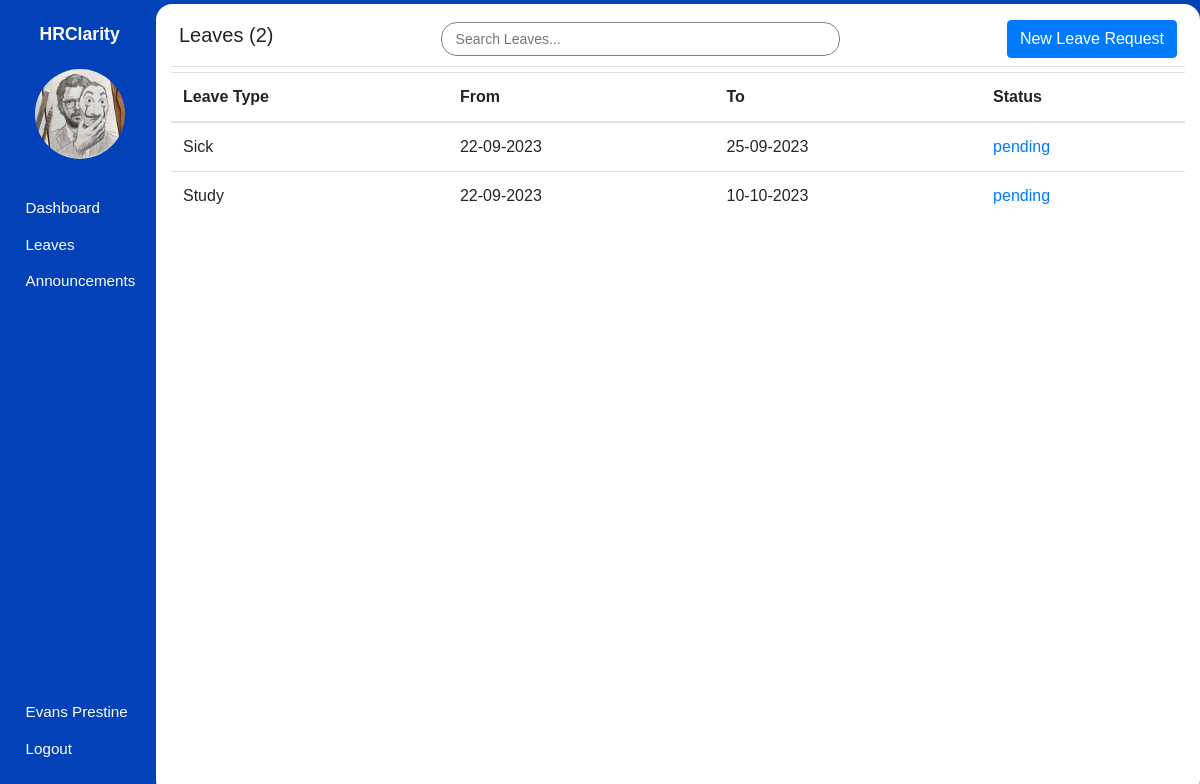
The app's page /employee/leaves (signed in) with its own data.
### hrms/models.py (models this page shows, shortened)
class User(db.Model, UserMixin):
    id = db.Column(db.Integer, primary_key=True)
    first_name = db.Column(db.String(80), nullable=False)
    last_name = db.Column(db.String(120), nullable=False)
    dob = db.Column(db.Date, nullable=False)
    gender = db.Column(db.String(7), nullable=False)
    email_address = db.Column(db.String(120), nullable=False)
    phone_number = db.Column(db.String(20), nullable=False)
    national_id = db.Column(db.Integer, nullable=False)
    user_level = db.Column(db.Integer, nullable=False, default=1)
    user_type = db.Column(db.String(10), nullable=False, default='employee')
    password = db.Column(db.String(60), nullable=False)
    image_file = db.Column(db.String(20), nullable=False, default='default.jpg')
    leaves = db.relationship('Leave')
    occupation_id = db.Column(db.Integer, db.ForeignKey('occupation.id'), nullable=False)

class Leave(db.Model):
    id = db.Column(db.Integer, primary_key=True)
    leave_type = db.Column(db.String(40), nullable=False)
    from_date = db.Column(db.Date)
    to_date = db.Column(db.Date)
    status = db.Column(db.String(12), default='pending')
    created_at = db.Column(db.DateTime, default=datetime.utcnow)
    employee_id = db.Column(db.Integer, db.ForeignKey('user.id'), nullable=False)

### hrms/leaves/routes.py (the view)
@leaves.route('/employee/leaves')
@login_required
def employee_view_leaves():
    if current_user.is_authenticated:
        user = current_user.id
        leaves = Leave.query.filter_by(employee_id=user).order_by(Leave.created_at.desc()).all()
        leaves_count = len(leaves)
        return render_template('employee/leaves.html', page_title='Employee Leaves', leaves=leaves, leaves_count=leaves_count, user=current_user)

### hrms/models.py (called while the page is built)
@login_manager.user_loader
def load_user(user_id):
    user = User.query.filter_by(id=user_id).first()
    return user

### hrms/templates/employee/leaves.html (shortened to what this page needs)
{% extends 'main_layout.html' %} {% block body %}
<section class="app">
  {% include "aside.html" %}
  <main>
    <div class="main_container container-fluid pt-2">
      <div class="header p-2 d-flex justify-content-between align-items-center">
        <h5>Leaves ({{ leaves_count }})</h5>
        <input
          type="text"
          id="myInput"
          onkeyup="searchFunction()"
          placeholder="Search Leaves..."
          class="form-control-sm"
        />
        <a
          href="{{ url_for('leaves.make_leave_request') }}"
          class="btn btn-primary"
          >New Leave Request</a
        >
      </div>
      <div class="leaves_wrapper">
        <table class="table table-hover">
          <thead>
            <tr>
              <th>Leave Type</th>
              <th>From</th>
              <th>To</th>
              <th>Status</th>
            </tr>
          </thead>
          <tbody>
            {% for leave in leaves %}
            <tr class="searchable">
              <td>{{ leave.leave_type }}</td>
              <td>{{ leave.from_date.strftime('%d-%m-%Y') }}</td>
              <td>{{ leave.to_date.strftime('%d-%m-%Y') }}</td>
              <td
                class="{% if leave.status == 'pending' %}text-primary{% elif leave.status == 'approved'%}text-success{%else%}text-danger{% endif %}"
              >
                {{ leave.status }}
              </td>
            </tr>
            {% endfor %}
          </tbody>
        </table>
      </div>
    </div>
  </main>
</section>
{% endblock body %}

### hrms/templates/aside.html (shortened to what this page needs)
<aside>
  <h1 class="mt-3">HRClarity</h1>
  <div class="container text-center mt-4">
    <img src="{{ url_for('static', filename='images/profile_pictures/' ~ current_user.image_file ) }}" alt="Employee" class="rounded-circle" width="90" height="90" />
  </div>
  <div class="links">
    <ul>
      {% if current_user.user_level == 1 %}
        <li>
            <a href="{{ url_for('employee.employee_dashboard') }}">
                <span class="icon icon-home"></span>
                <span>Dashboard</span>
            </a>
        </li>
        <li>
            <a href="{{ url_for('leaves.employee_view_leaves') }}">
                <span class="icon icon-car"></span>
                <span>Leaves</span>
            </a>
        </li>
        <li>
            <a href="{{ url_for('announcements.employee_view_announcements') }}">
                <span class="icon icon-speaker"></span>
                <span>Announcements</span>
            </a>
        </li>
      {% endif %}
    </ul>
    <ul>
      <li>
        <a href="{{ url_for('user.profile_settings', employee_id=current_user.id) }}">
            <span class="icon icon-user"></span>
            <span>{{ user.first_name }} {{ user.last_name }}</span>
        </a>
      </li>
      <li>
        <a href="{{ url_for('user.logout') }}">
            <span class="icon icon-power-off"></span>
            <span>Logout</span>
        </a>
      </li>
    </ul>
  </div>
</aside>

### hrms/static/css/icomoon.css (style rules this page uses)
[class^="icon-"], [class*=" icon-"] { font-family: 'icomoon' !important; speak: none; font-style: normal; font-weight: normal; font-variant: normal; text-transform: none; line-height: 1; -webkit-font-smoothing: antialiased; -moz-osx-font-smoothing: grayscale; }
.icon-user:before { content: "\f007"; }
.icon-power-off:before { content: "\f011"; }
.icon-home:before { content: "\f015"; }
.icon-car:before { content: "\f1b9"; }
.icon-speaker:before { content: "\e32d"; }

### hrms/static/css/styles.css (style rules this page uses)
* { font-family: sans-serif, Arial, Helvetica; padding: 0; margin: 0; }
.app { background: #0241b8; height: 100vh; display: flex; align-items: center; }
.app aside { width: 13%; height: 100%; padding: 0.5em 0 0.2em 0.2em; color: #fff; }
.app aside h1 { font-size: 1.1em; font-weight: bold; text-align: center; }
.app aside .links ul { list-style: none; }
.app aside .links ul li { margin: 0.1em 0; padding: 6px; }
.app aside .links ul li a { text-decoration: none; color: #ffffff; display: flex; align-items: center; }
.app aside .links ul:nth-of-type(1) { margin: 2em 0; }
.app aside .links ul:nth-of-type(2) { position: absolute; bottom: 1em; }
.app aside .links .icon { margin: 0 0.3em 0 0; }
.app aside .links a span:nth-of-type(2), .app aside .links .icon { font-size: 0.95em; }
.app main { width: 87%; height: 99vh; overflow-y: auto; z-index: 5; }
.app main .main_container { border-radius: 16px; background: #fff; padding-bottom: 12px; height: 100%; overflow: auto; }
.app main .main_container .header { background: #fff; position: sticky; top: 0; border-bottom: 1px solid rgb(224, 222, 222); margin-bottom: 5px; }
.app main .main_container .header input { border-radius: 16px; border: 1px solid grey; padding: 0.4em 1em; width: 40%; margin: auto; }

### records on screen
User: image_file (picture), first_name "Evans", last_name "Prestine"
Leave: leave_type "Sick", from_date "22-09-2023", to_date "25-09-2023", status "pending"
Leave: leave_type "Study", from_date "22-09-2023", to_date "10-10-2023", status "pending"

### other values on screen
{{ leaves_count }} "2"
